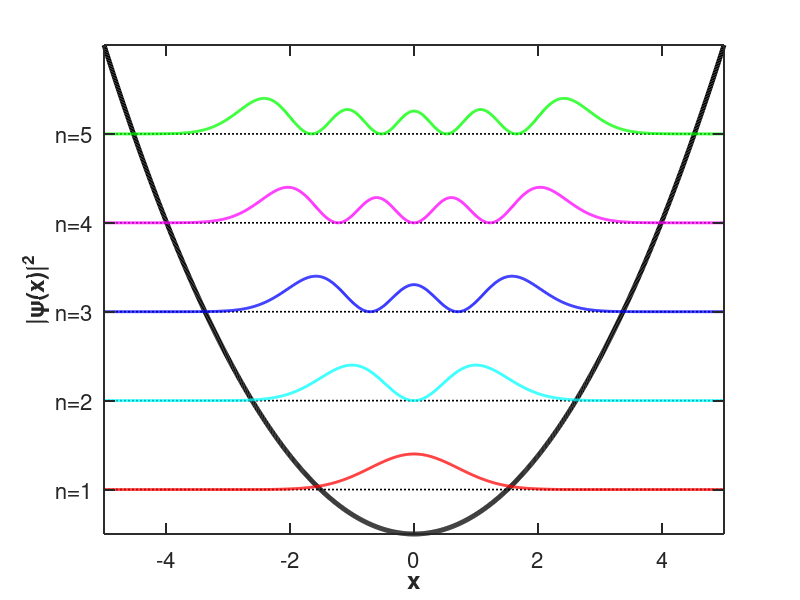

MATLAB code for this plot:
clear; clc;

% ---- Load stitched modes (change names if yours differ) ----
m1 = load('pw_n0.dat');   % ground state
m2 = load('pw_n1.dat');   % 1st excited
m3 = load('pw_n2.dat');   % 2nd excited
m4 = load('pw_n3.dat');   % 3rd excited
m5 = load('pw_n4.dat');   % 4th excited

x1 = m1(:,1); psi1 = m1(:,5); V1 = m1(:,2);
x2 = m2(:,1); psi2 = m2(:,5); V2 = m2(:,2);
x3 = m3(:,1); psi3 = m3(:,5); V3 = m3(:,2);
x4 = m4(:,1); psi4 = m4(:,5); V4 = m4(:,2);
x5 = m5(:,1); psi5 = m5(:,5); V5 = m5(:,2);

% ---------------- crop to x in [xlo, xhi] ----------------
xlo = -5; xhi = 5;
mask1 = (x1>=xlo & x1<=xhi); x1 = x1(mask1); psi1 = psi1(mask1); V1 = V1(mask1);
mask2 = (x2>=xlo & x2<=xhi); x2 = x2(mask2); psi2 = psi2(mask2); V2 = V2(mask2);
mask3 = (x3>=xlo & x3<=xhi); x3 = x3(mask3); psi3 = psi3(mask3); V3 = V3(mask3);
mask4 = (x4>=xlo & x4<=xhi); x4 = x4(mask4); psi4 = psi4(mask4); V4 = V4(mask4);
mask5 = (x5>=xlo & x5<=xhi); x5 = x5(mask5); psi5 = psi5(mask5); V5 = V5(mask5);

% Use one grid for potential outline (after cropping)
xV = x5; V = V5;

% ---- Normalize wavefunctions *after* cropping ----
psi1 = psi1 ./ max(abs(psi1));
psi2 = psi2 ./ max(abs(psi2));
psi3 = psi3 ./ max(abs(psi3));
psi4 = psi4 ./ max(abs(psi4));
psi5 = psi5 ./ max(abs(psi5));

% ---- Display offsets (just for stacking) ----
E1 = 1.0; E2 = 3.0; E3 = 5.0; E4 = 7.0; E5 = 9.0;

amp = 0.8;                      % visual amplitude scale
y1 = E1 + amp*psi1;
y2 = E2 + amp*psi2;
y3 = E3 + amp*psi3;
y4 = E4 + amp*psi4;
y5 = E5 + amp*psi5;

% ---- Scale the potential to sit below the top state (use cropped V) ----
maxV = max(V);
targetTop = E5 + 2.0;
s = (targetTop) / maxV;
yV = s * V;

% ---- Plot ----
figure(1); clf; hold on;

% Potential outline
plot(xV, yV, 'k-', 'LineWidth', 3.5, 'HandleVisibility', 'off');

% Energy guide lines (no legend entry)
plot([xlo xhi],[E1 E1],'k:','LineWidth',1.2,'HandleVisibility','off');
plot([xlo xhi],[E2 E2],'k:','LineWidth',1.2,'HandleVisibility','off');
plot([xlo xhi],[E3 E3],'k:','LineWidth',1.2,'HandleVisibility','off');
plot([xlo xhi],[E4 E4],'k:','LineWidth',1.2,'HandleVisibility','off');
plot([xlo xhi],[E5 E5],'k:','LineWidth',1.2,'HandleVisibility','off');

% Wavefunctions
p1 = plot(x1, y1, 'r-', 'LineWidth', 2);
p2 = plot(x2, y2, 'c-', 'LineWidth', 2);
p3 = plot(x3, y3, 'b-', 'LineWidth', 2);
p4 = plot(x4, y4, 'm-', 'LineWidth', 2);
p5 = plot(x5, y5, 'g-', 'LineWidth', 2);

% ---- Axes styling: boxed axes with ticks inward ----
xlabel('x','FontSize',20,'FontWeight','bold');
ylabel('|\psi(x)|^2','FontSize',20,'FontWeight','bold');

set(gca, ...
    'Box','on', ...             % draw full box
    'LineWidth',1.4, ...
    'TickDir','in', ...         % ticks inward
    'TickLength',[0.018 0.018], ...
    'XMinorTick','off','YMinorTick','off', ...
    'Layer','top', ...
    'FontSize',16);

% y-ticks as n-labels
yticks([E1 E2 E3 E4 E5]);
yticklabels({'n=1','n=2','n=3','n=4','n=5'});

xlim([xlo xhi]);
ylim([0, targetTop]);

set(gcf,'color','w'); drawnow;

% Save
print(gcf,'pw_psi2_boxed','-dpng','-r300');

